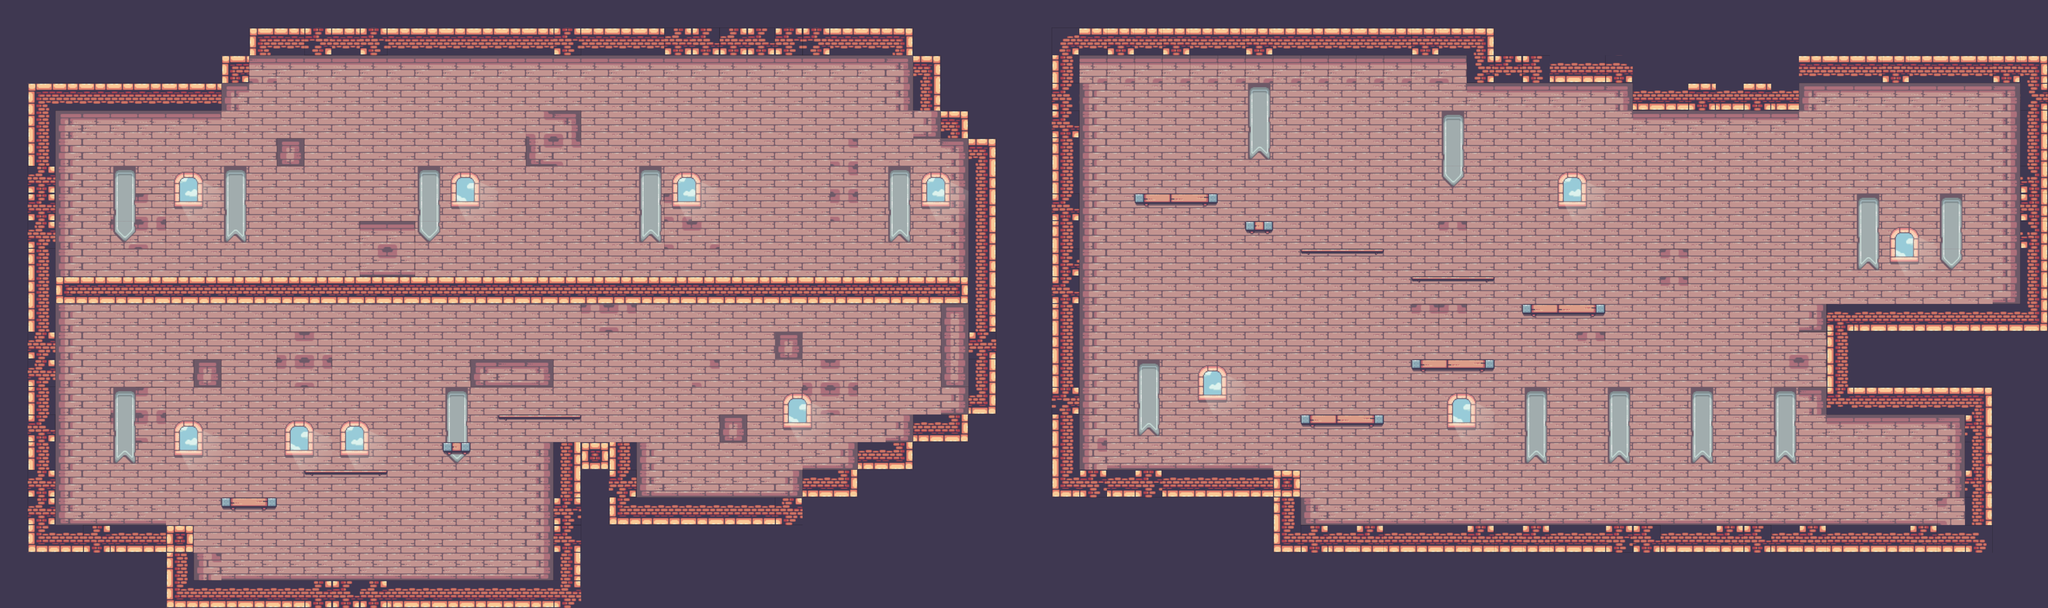

A level layout from a 2D game, rendered from its tile map. Below: a short description, then the map file with tile-grid data replaced by summaries:
An orthogonal 74x22 tile map with 80x80 px tiles, 3 tile layers (background, decor, collison), 2 tilesets.

<map version="1.10" tiledversion="git" orientation="orthogonal" renderorder="right-down" width="74" height="22" tilewidth="80" tileheight="80" infinite="0" nextlayerid="4" nextobjectid="1">
 <tileset firstgid="1" name="decor_level2" tilewidth="80" tileheight="80" tilecount="42" columns="7">
  <image source="level2/decor_level2.png" width="560" height="480" />
 </tileset>
 <tileset firstgid="43" name="terrain_level2" tilewidth="80" tileheight="80" tilecount="247" columns="19">
  <image source="level2/terrain_level2.png" width="1520" height="1040" />
 </tileset>
 <layer id="1" name="background" width="74" height="22">
  <data>[1628 cells, 1435 non-empty, 42 distinct tile ids]</data>
 </layer>
 <layer id="3" name="decor" width="74" height="22">
  <data>[1628 cells, 102 non-empty, 15 distinct tile ids]</data>
 </layer>
 <layer id="2" name="collison" width="74" height="22">
  <data>[1628 cells, 281 non-empty, 40 distinct tile ids]</data>
 </layer>
</map>